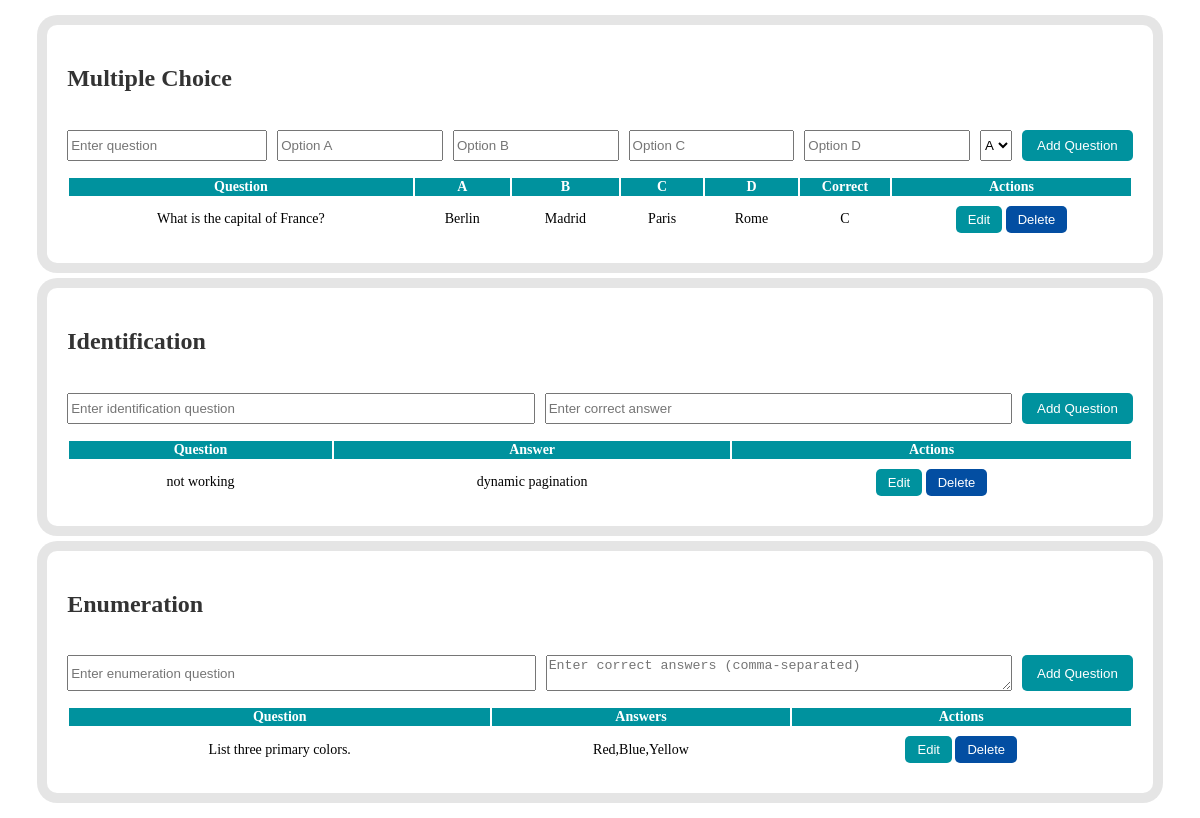
The page /admin/update.php on the database its author committed.
### tables this page shows
CREATE TABLE `questions` (
  `id` int(11) NOT NULL,
  `question_text` text NOT NULL,
  `question_type` enum('multiple_choice','identification','enumeration') NOT NULL,
  `option_a` varchar(255) DEFAULT NULL,
  `option_b` varchar(255) DEFAULT NULL,
  `option_c` varchar(255) DEFAULT NULL,
  `option_d` varchar(255) DEFAULT NULL,
  `correct_option` char(1) DEFAULT NULL,
  `answer` text DEFAULT NULL,
  `created_at` timestamp NOT NULL DEFAULT current_timestamp()
);

CREATE TABLE `identification_questions` (
  `id` int(11) NOT NULL,
  `identification_text` text NOT NULL,
  `answer` varchar(255) NOT NULL,
  `created_at` timestamp NOT NULL DEFAULT current_timestamp(),
  `exam_id` int(11) NOT NULL
);

### admin/update.php (the view, shortened to what this page needs)
<?php
include '../db/dbcon.php';
?>
<link rel="stylesheet" type="text/css" href="https://cdn.datatables.net/1.13.6/css/jquery.dataTables.min.css">
<link rel="stylesheet" type="text/css" href="https://cdn.datatables.net/responsive/2.5.0/css/responsive.dataTables.min.css">
<link rel="stylesheet" href="../css/update.css">
<div class="table-container">
    <h2 style="color: #333;">Multiple Choice</h2><br>
    <form id="addQuestionForm" method="POST" action="../function/add-multiple.php" style="margin-bottom: 15px; display: flex; flex-wrap: wrap; gap: 10px; justify-content: center;">
        <input type="text" name="question_text" placeholder="Enter question" required style="flex: 1; min-width: 200px;">
        <input type="text" name="option_a" placeholder="Option A" required style="flex: 1; min-width: 100px;">
        <input type="text" name="option_b" placeholder="Option B" required style="flex: 1; min-width: 100px;">
        <input type="text" name="option_c" placeholder="Option C" required style="flex: 1; min-width: 100px;">
        <input type="text" name="option_d" placeholder="Option D" required style="flex: 1; min-width: 100px;">
        <select name="correct_option" required>
            <option value="A">A</option>
        </select>
        <button type="submit" style="background: #00929E; color: white; padding: 8px 15px; border: none; border-radius: 5px; cursor: pointer;">Add Question</button>
    </form>
     <table id="questionsTable" class="display responsive nowrap compact">
        <thead>
        <tr>
    <th style="text-align: center;">Question</th>
    <th style="text-align: center;">A</th>
    <th style="text-align: center;">B</th>
    <th style="text-align: center;">C</th>
    <th style="text-align: center;">D</th>
    <th style="text-align: center;">Correct</th>
    <th style="text-align: center;">Actions</th>
</tr>
        </thead>
        <tbody>
            <?php
            $query = $conn->query("SELECT * FROM questions WHERE question_type = 'multiple_choice'");
            while ($row = $query->fetch_assoc()) {
                echo "<tr id='row_{$row['id']}'>
                    <td>{$row['question_text']}</td>
                    <td>{$row['option_a']}</td>
                    <td>{$row['option_b']}</td>
                    <td>{$row['option_c']}</td>
                    <td>{$row['option_d']}</td>
                    <td>{$row['correct_option']}</td>
                    <td>
                        <button class='btn edit-btn' data-id='{$row['id']}'>Edit</button>
                        <button class='btn delete-btn' data-id='{$row['id']}'>Delete</button>
                    </td>
                </tr>";
            }
            ?>
        </tbody>
    </table>
</div>
<div class="table-container">
    <h2 style="color: #333;">Identification</h2><br>
    <form id="addIdentificationForm" method="POST" action="../function/add-identification.php" style="margin-bottom: 15px; display: flex; flex-wrap: wrap; gap: 10px; justify-content: center;">
        <input type="text" name="identification_text" placeholder="Enter identification question" required style="flex: 1; min-width: 300px;">
        <input type="text" name="answer" placeholder="Enter correct answer" required style="flex: 1; min-width: 200px;">
        <button type="submit" style="background: #00929E; color: white; padding: 8px 15px; border: none; border-radius: 5px; cursor: pointer;">Add Question</button>
    </form>
    <table id="identificationTable" class="display responsive nowrap compact">
        <thead>
            <tr>
                <th style="text-align: center;">Question</th>
                <th style="text-align: center;">Answer</th>
                <th style="text-align: center;">Actions</th>
            </tr>
        </thead>
        <tbody>
            <?php
            $query = $conn->query("SELECT * FROM identification_questions");
            while ($row = $query->fetch_assoc()) {
                echo "<tr id='identification_row_{$row['id']}'>
                    <td>{$row['identification_text']}</td>
                    <td>{$row['answer']}</td>
                    <td>
                        <button class='btn edit-id-btn' data-id='{$row['id']}'>Edit</button>
                        <button class='btn delete-id-btn' data-id='{$row['id']}'>Delete</button>
                    </td>
                </tr>";
            }
            ?>
        </tbody>
    </table>
</div>
<div class="table-container">
    <h2 style="color: #333;">Enumeration</h2><br>
    <form id="addEnumForm" method="POST" action="../function/add-enumeration.php" style="margin-bottom: 15px; display: flex; flex-wrap: wrap; gap: 10px; justify-content: center;">
        <input type="text" name="enum_question" placeholder="Enter enumeration question" required style="flex: 1; min-width: 300px;">
        <textarea name="enum_answers" placeholder="Enter correct answers (comma-separated)" required style="flex: 1; min-width: 300px;"></textarea>
        <button type="submit" style="background: #00929E; color: white; padding: 8px 15px; border: none; border-radius: 5px; cursor: pointer;">Add Question</button>
    </form>
    <table id="enumTable" class="display responsive nowrap compact">
        <thead>
            <tr>
                <th style="text-align: center;">Question</th>
                <th style="text-align: center;">Answers</th>
                <th style="text-align: center;">Actions</th>
            </tr>
        </thead>
        <tbody>
            <?php
            $query = $conn->query("SELECT * FROM questions WHERE question_type = 'enumeration'");
            while ($row = $query->fetch_assoc()) {
                echo "<tr id='enumRow_{$row['id']}'>
                    <td>{$row['question_text']}</td>
                    <td>{$row['answer']}</td>
                    <td>
                        <button class='btn enum-edit-btn' data-id='{$row['id']}'>Edit</button>
                        <button class='btn enum-delete-btn' data-id='{$row['id']}'>Delete</button>
                    </td>
                </tr>";
            }
            ?>
        </tbody>
    </table>
</div>

### css/update.css (style rules this page uses)
.table-container { margin: auto; width: 90%; overflow-x: auto; }

### admin/update.php (style rules this page uses)
.table-container { max-width: 100%; padding: 20px; background: #fff; border-radius: 10px; box-shadow: 0px 0px 0px 10px rgba(0, 0, 0, 0.1); margin: 25px auto; overflow-x: auto; }
table { width: 100%; font-size: 14px; }
th { background: #00929E; color: white; text-align: center; }
td { text-align: center; padding: 8px; word-break: break-word; }
.btn { padding: 6px 12px; border: none; cursor: pointer; border-radius: 5px; font-size: 13px; display: inline-block; }
.edit-btn { background: #00929E; color: white; }
.delete-btn { background: #034EA2; color: white; }
.edit-id-btn { background: #00929E; color: white; }
.delete-id-btn { background: #034EA2; color: white; }
.enum-edit-btn { background: #00929E; color: white; }
.enum-delete-btn { background: #034EA2; color: white; }

### rows shown on the page
questions: question_text "What is the capital of France?", option_a "Berlin", option_b "Madrid", option_c "Paris", option_d "Rome", correct_option "C"
identification_questions: identification_text "not working", answer "dynamic pagination"
questions: question_text "List three primary colors.", answer "Red,Blue,Yellow"
